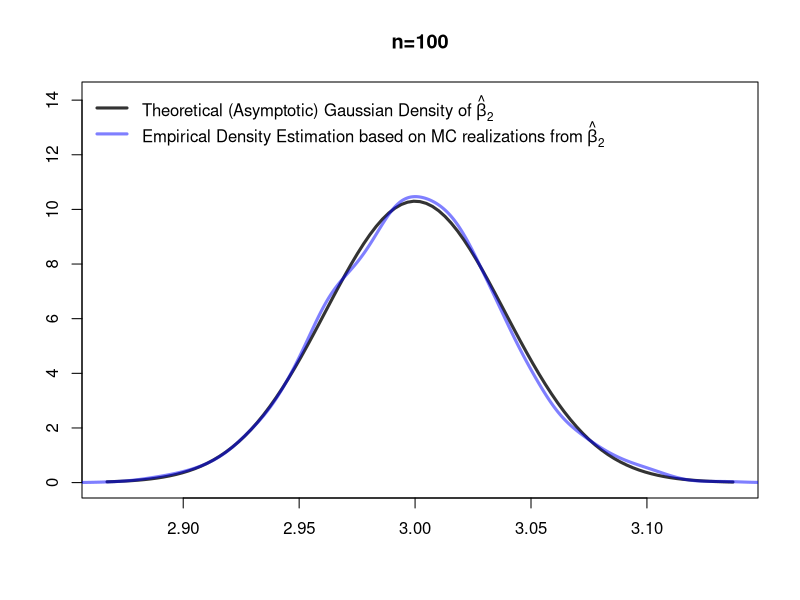
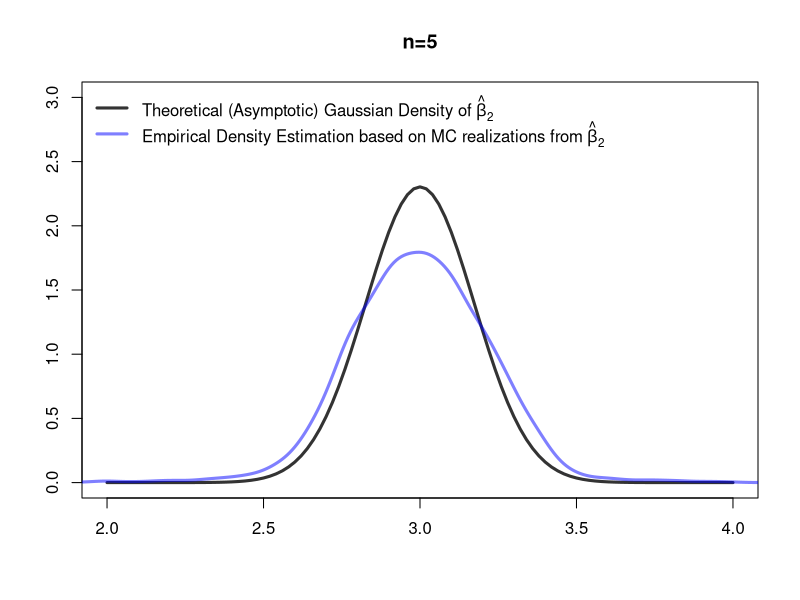

Write the R code that produced these figures, in order.
## ---- chunk 1
## Function to generate artificial data
myDataGenerator <- function(n, beta){
  ##
  X   <- cbind(rep(1, n), 
                 runif(n, -4, 4), 
                 runif(n, -5, 5))
  ##
  eps  <- runif(n, - 0.5 * abs(X[,2]), + 0.5 * abs(X[,2]))
  Y    <- X %*% beta + eps
  data <- data.frame("Y"=Y, "X_1"=X[,1], "X_2"=X[,2], "X_3"=X[,3])
  ##
  return(data)
}
## ---- chunk 2
set.seed(123)
n           <- 100      # a largish sample size
beta_true   <- c(2,3,4) # true data vector

## Mean and variance of the true asymptotic 
## normal distribution of beta_hat_2:
# true mean
beta_true_2     <- beta_true[2] 
# true variance
var_true_beta_2 <- (solve(diag(c(1, 16/3, 25/3)))    %*% 
                          diag(c(4/9, 64/15, 100/27))%*% 
                    solve(diag(c(1, 16/3, 25/3))))[2,2]/n

## Let's generate 5000 realizations from beta_hat_2, and check 
## whether their distribution is close to the true normal 
## distribution.
## (We don't condition on X since the theoretical limit 
## distribution is unconditional on X)
rep        <- 5000 # MC replications
beta_hat_2 <- rep(NA, times=rep)
##
for(r in 1:rep){
    MC_data <- myDataGenerator(n    = n, 
                               beta = beta_true)
    lm_obj        <- lm(Y ~ X_2 + X_3, data = MC_data)
    beta_hat_2[r] <- coef(lm_obj)[2]
}

## Compare:
## True beta_2 versus average of beta_hat_2 estimates
c(beta_true_2, round(mean(beta_hat_2), 4))
## ---- chunk 3
## True variance of beta_hat_2 versus 
## empirical variance of beta_hat_2 estimates
c(round(var_true_beta_2, 5), round(var(beta_hat_2), 5))
## ---- chunk 4
## True normal distribution of beta_hat_2 versus 
## empirical density of beta_hat_2 estimates
library("scales")
curve(expr = dnorm(x, mean = beta_true_2, 
                   sd=sqrt(var_true_beta_2)), 
      xlab="",ylab="", col=gray(.2), lwd=3, lty=1, 
xlim=range(beta_hat_2),ylim=c(0,14.1),main=paste0("n=",n))
lines(density(beta_hat_2, bw = bw.SJ(beta_hat_2)), 
      col=alpha("blue",.5), lwd=3)
legend("topleft", lty=c(1,1), lwd=c(3,3), 
     col=c(gray(.2), alpha("blue",.5)), bty="n", legend= 
c(expression(
  "Theoretical (Asymptotic) Gaussian Density of"~hat(beta)[2]), 
  expression(
  "Empirical Density Estimation based on MC realizations from"~
  hat(beta)[2])))
## ---- chunk 5
set.seed(123)
n           <- 5       # a small sample size
beta_true   <- c(2,3,4) # true data vector

## Mean and variance of the true asymptotic 
## normal distribution of beta_hat_2:
# true mean
beta_true_2     <- beta_true[2] 
# true variance
var_true_beta_2 <- (solve(diag(c(1, 16/3, 25/3)))%*% 
                          diag(c(4/9, 64/15, 100/27))%*% 
                    solve(diag(c(1, 16/3, 25/3))))[2,2]/n

## Let's generate 5000 realizations from beta_hat_2, and check 
## whether their distribution is close to the true normal 
## distribution.
## (We don't condition on X since the theoretical limit 
## distribution is unconditional on X)
rep        <- 5000 # MC replications
beta_hat_2 <- rep(NA, times=rep)
##
for(r in 1:rep){
    MC_data <- myDataGenerator(n    = n, 
                               beta = beta_true)
    lm_obj        <- lm(Y ~ X_2 + X_3, data = MC_data)
    beta_hat_2[r] <- coef(lm_obj)[2]
}

## Compare:
## True beta_2 versus average of beta_hat_2 estimates
c(beta_true_2, round(mean(beta_hat_2), 4))
## ---- chunk 6
## True variance of beta_hat_2 versus 
## empirical variance of beta_hat_2 estimates
c(round(var_true_beta_2, 4), round(var(beta_hat_2), 4))
## ---- chunk 7
## True normal distribution of beta_hat_2 versus 
## empirical density of beta_hat_2 estimates
library("scales")
curve(expr = dnorm(x, mean = beta_true_2, 
                   sd=sqrt(var_true_beta_2)), 
      xlab="",ylab="", col=gray(.2), lwd=3, lty=1, 
xlim=c(2,4), ylim=c(0,3),main=paste0("n=",n))
lines(density(beta_hat_2, bw = bw.SJ(beta_hat_2)), 
      col=alpha("blue",.5), lwd=3)
legend("topleft", lty=c(1,1), lwd=c(3,3), 
     col=c(gray(.2), alpha("blue",.5)), bty="n", legend= 
c(expression(
  "Theoretical (Asymptotic) Gaussian Density of"~hat(beta)[2]), 
  expression(
  "Empirical Density Estimation based on MC realizations from"~
  hat(beta)[2])))
## ---- chunk 8
suppressMessages(library("car")) # for linearHyothesis()
# ?linearHypothesis
library("sandwich")

## Generate data
MC_data <- myDataGenerator(n    = 100, 
                           beta = beta_true)

## Estimate the linear regression model parameters
lm_obj <- lm(Y ~ X_2 + X_3, data = MC_data)

vcovHC3_mat <- sandwich::vcovHC(lm_obj, type="HC3")

## Option 1:
car::linearHypothesis(model = lm_obj, 
                      hypothesis.matrix = c("X_2=3", "X_3=5"), 
                      vcov=vcovHC3_mat)

## Option 2:
R <- rbind(c(0,1,0),
           c(0,0,1))
car::linearHypothesis(model = lm_obj, 
                      hypothesis.matrix = R, 
                      rhs = c(3,5),
                      vcov=vcovHC3_mat)
## ---- chunk 9
# Load libraries
library("lmtest")   # for coeftest()
library("sandwich") # for vcovHC()

## Generate data
n <- 100
MC_data <- myDataGenerator(n    = n, 
                           beta = beta_true)

## Estimate the linear regression model parameters
lm_obj <- lm(Y ~ X_2 + X_3, data = MC_data)

## Robust t test

## Robust standard error for \hat{\beta}_3:
SE_rob <- sqrt(vcovHC(lm_obj, type = "HC3")[3,3])
## hypothetical (H0) value of \beta_3:
beta_3_H0 <- 5
## estimate for beta_3:
beta_3_hat <- coef(lm_obj)[3]
## robust t-test statistic
t_test_stat <- (beta_3_hat - beta_3_H0)/SE_rob
## p-value
K <- length(coef(lm_obj))
##
p_value <- 2 * min(   pt(q = t_test_stat, df = n - K), 
                   1- pt(q = t_test_stat, df = n - K))
p_value
